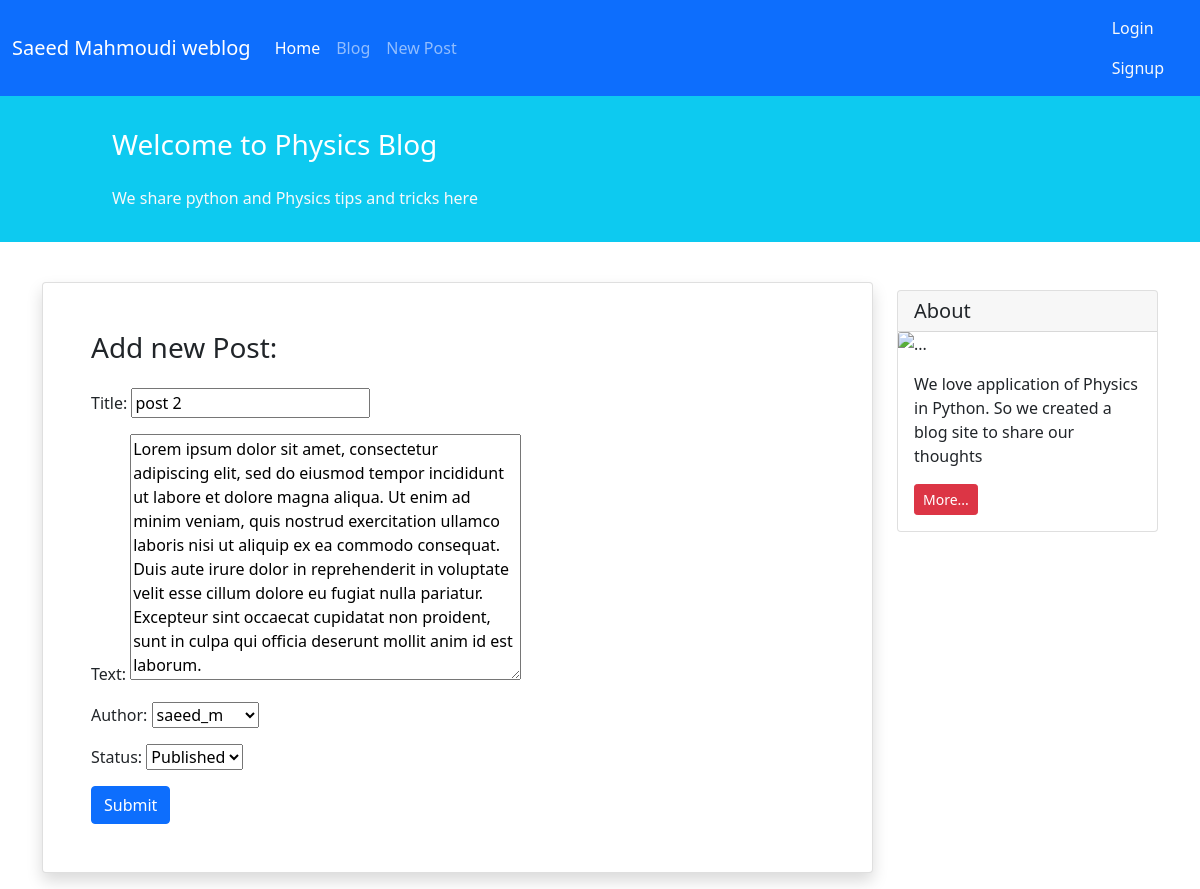
Page /2/update/ on the committed database.
### blog/models.py (models this page shows, shortened)
class Post(models.Model):
    STATUS_CHOICES = (
        ('pub', 'Published'),
        ('drf', 'Draft'),
    )
    title = models.CharField(max_length=100)
    text = models.TextField()
    author = models.ForeignKey('auth.User', on_delete=models.CASCADE)
    datetime_created = models.DateTimeField(auto_now_add=True)
    datetime_modified = models.DateTimeField(auto_now=True)
    status = models.CharField(choices=STATUS_CHOICES, max_length=3)

### blog/views.py (the view)
# urls.py: path('<int:pk>/update/', views.PostUpdateView.as_view(), name='post_update'),
class PostUpdateView(generic.UpdateView):
    model = Post
    form_class = NewPostForm
    template_name = 'blog/post_create.html'

### blog/forms.py
class NewPostForm(forms.ModelForm):
    class Meta:
        model = Post
        fields = ['title', 'text', 'author', 'status']

### blog/templates/blog/post_create.html (shortened to what this page needs)
{% extends '_base.html' %}
{% block content %}
<div class="container mt-4">
    <div class="row">
        <div class="col-9">
            <div class="card shadow my-3 p-5">
                <h3>Add new Post:</h3>
                <form method="POST">
                    <p>
                        {{ form.as_p }}
                    </p>
                    <button type="submit" class="btn btn-primary">Submit</button>
                </form>
            </div>
        </div>
        <div class="col-3">
            <div class="card my-4">
                <h5 class="card-header">About</h5>
                <img src="https://scitechdaily.com/images/Plasma-Particle-Physics-Art-Concept.jpg"
                     class="card-img-top" alt="...">
                <div class="card-body">
                    <p class="card-text">We love application of Physics in Python. So we created a blog site to share our
                        thoughts</p>
                    <a href="{% url 'about_us' %}"
                       class="btn btn-sm btn-danger">
                        More...
                    </a>
                </div>
            </div>
        </div>
    </div>
</div>
{% endblock content %}

### rows in the picture
Post: title "post 2", text "Lorem ipsum dolor sit amet, consectetur adipiscing elit, sed do eiusmod tempor incididunt ut labore et dolore magna aliqua. Ut enim ad minim veniam, quis nostrud exercitation ullamco laboris nisi ut aliquip ex ea commodo consequat. Duis aute irure dolor in reprehenderit in voluptate velit esse cillum dolore eu fugiat nulla pariatur. Excepteur sint occaecat cupidatat non proident, sunt in culpa qui officia deserunt mollit anim id est laborum.", author "saeed_m", status "Published"
